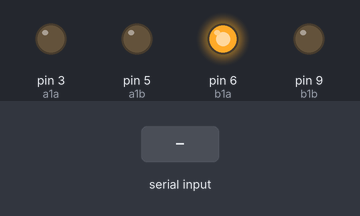
A sketch run on a simulated Arduino Uno, built with avr-gcc and run on an emulated ATmega328P. Parts: output pins drawn as LEDs (lit = HIGH). The inputs (shaded band) are chosen by the test bench.

Above: at 1.2 s.
1.3 s: "motor,1\n" received over Serial
At 1.8 s:
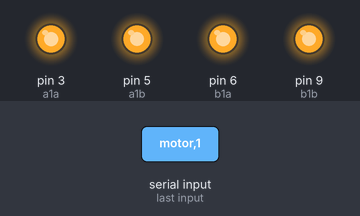
2.8 s: "motor,150\n" received over Serial
At 3.7 s:
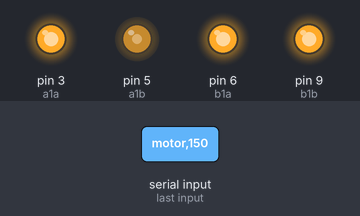
4.4 s: "motor" received over Serial
At 5.4 s:
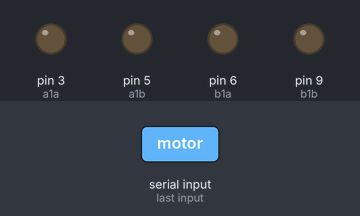
5.9 s: "motor,45\n" received over Serial
At 6.9 s:
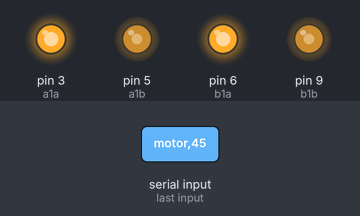
7.4 s: "motor90\n" received over Serial
At 8.8 s:
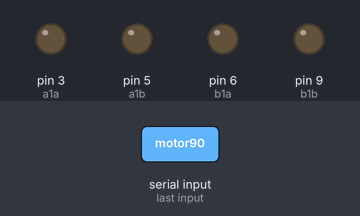
Timing chart, 0 to 9.9 s (numbered marks = the images above; inputs shaded):
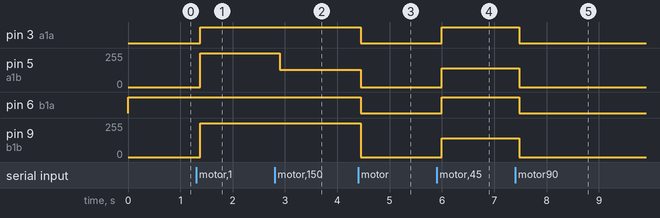

Measured:
- after the input at 1.3 s, pin 3 (a1a): LOW → HIGH after 0.08 s; pin 5 (a1b), pin 9 (b1b): 0/255 → 253/255 after 0.08 s
- after the input at 2.8 s, pin 5 (a1b): 253/255 → 129/255 after 0.10 s; pin 9 (b1b): 253/255 → 255/255 after 0.10 s
- after the input at 4.4 s, pin 3 (a1a), pin 6 (b1a): HIGH → LOW after 0.05 s; pin 5 (a1b): 129/255 → 0/255 after 0.05 s; pin 9 (b1b): 255/255 → 0/255 after 0.05 s
- after the input at 5.9 s, pin 3 (a1a), pin 6 (b1a): LOW → HIGH after 0.09 s; pin 5 (a1b), pin 9 (b1b): 0/255 → 141/255 after 0.09 s
- after the input at 7.4 s, pin 3 (a1a), pin 6 (b1a): HIGH → LOW after 0.08 s; pin 5 (a1b), pin 9 (b1b): 141/255 → 0/255 after 0.08 s

The sketch:

ejemplo_puente_9110_asys.ino
```cpp
#define a1a 3
#define a1b 5
#define b1a 6
#define b1b 9


void setup() {

  Serial.begin(9600);
  pinMode(a1a,OUTPUT);
  pinMode(a1b,OUTPUT);
  pinMode(b1a,OUTPUT);
  pinMode(b1a,OUTPUT);
  digitalWrite(a1a,LOW);
  digitalWrite(a1b,LOW);
  digitalWrite(b1a,HIGH);
  digitalWrite(b1b,LOW);

}

//Esta funcion recibe un entero de -100 a 100 para expresar la velocidad de rotacion de cada canal de max reversa a max delante

void motores(int A, int B){


  if (A<0){
   analogWrite(a1a,0);
   analogWrite(a1b,map(A,-100,0,255,0));
  }else if (A>0) {
   analogWrite(a1a,255);
   analogWrite(a1b,map(A,0,100,255,0));
  }else{
   analogWrite(a1b,0);
   analogWrite(a1a,0);
  }


  if (B<0){
   analogWrite(b1a,0);
   analogWrite(b1b,map(B,-100,0,255,0));

  }else if (B>0) {
   analogWrite(b1a,255);
   analogWrite(b1b,map(B,0,100,255,0));

  }else{
   analogWrite(b1b,0);
   analogWrite(b1a,0);

  }


}

String readSerialString () {
    String cadena;
    while (Serial.available()) {
      delay(10);
      if (Serial.available() > 0) {
          char c = Serial.read(); // lee uno a uno los bytes en el bufferserial
          cadena += c; // va conformando la cadena de caracteres enla variable cadena
      }
    }

    if (cadena.length() > 0) {
        //Serial.println(cadena); //para depuracion
        return cadena;
     } else {
     return "0";
     }
}

void loop() {

    Serial.flush();
    String comando = readSerialString();//leemos el buffer con el comando y lo cargamos en la cadena comando
    int index=0; //donde almacenaremos las posiciones de las comas para saber los diferentes parametros
  if (comando.startsWith("motor")) {//identifica si es comando para activar los motores
       index=comando.indexOf(',')+1;
       String atra = comando.substring(index,comando.length());
       //Serial.println(atra);//depuracion

       index=atra.indexOf(',')+1;
       String izq= atra.substring(0,index-1);
       String der= atra.substring(index, atra.length());
       //Serial.print(izq); //para depuracion
       //Serial.print(',');//para depuracion
       //Serial.println(der);// paradepuracion

       motores(izq.toInt(),der.toInt());
    }

}
```
